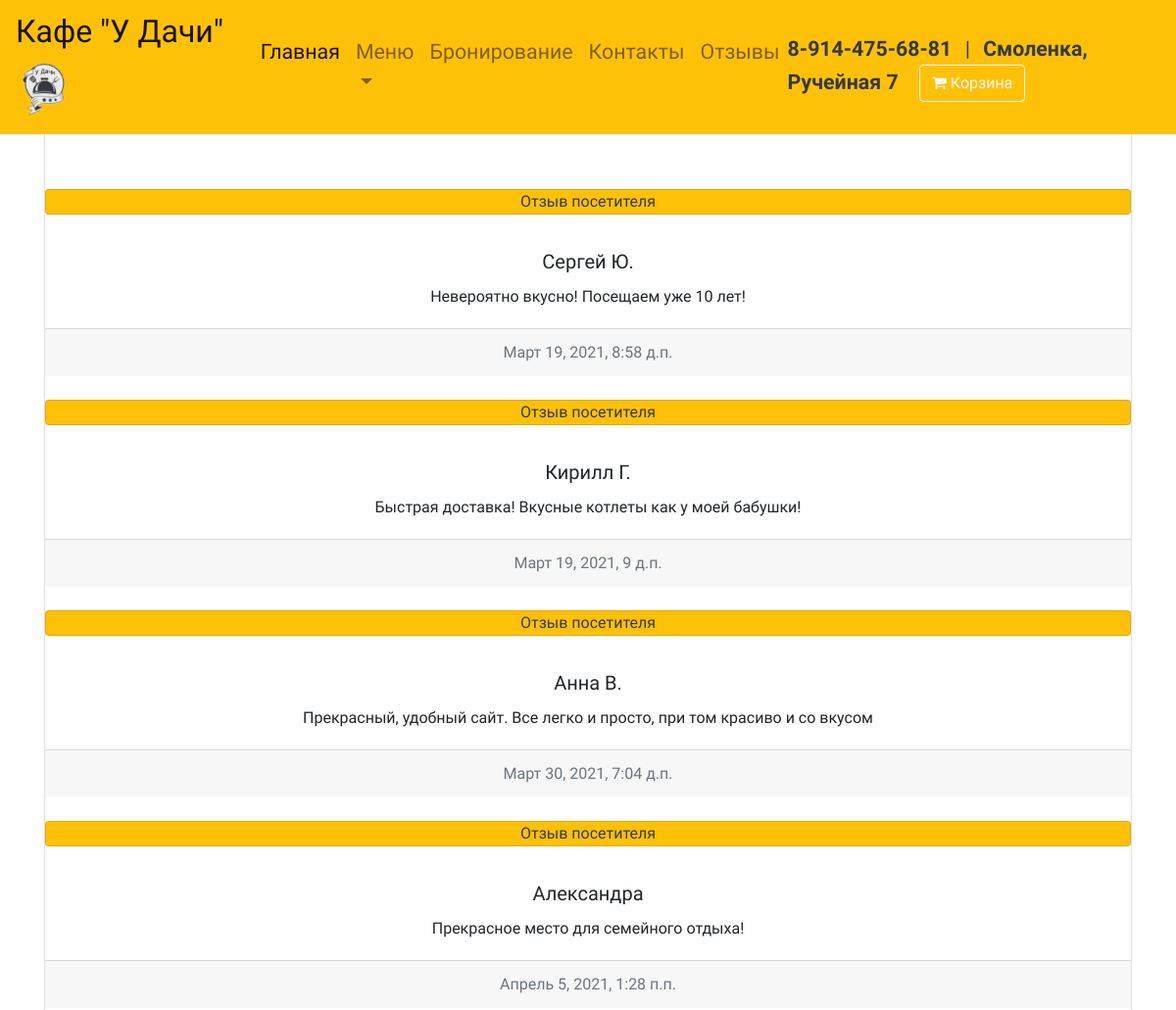
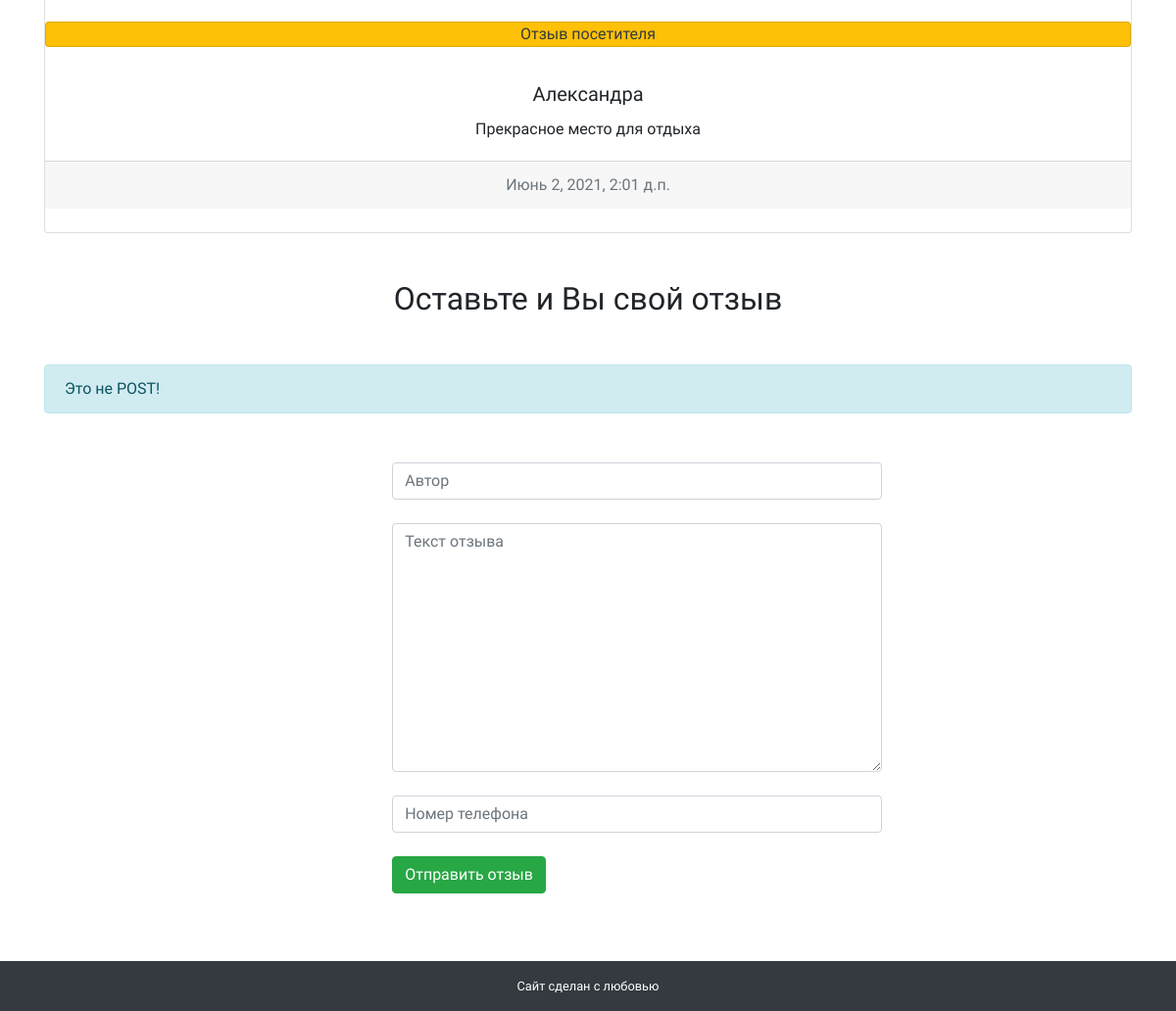
The app's page /ostavit_otziv/ with its own data (2 pictures, top to bottom).
### udachi/models.py (models this page shows, shortened)
class Otzivi(models.Model):
    class Meta:
        verbose_name = 'Отзыв'
        verbose_name_plural = 'Отзывы'
    avtor = models.CharField('Автор', max_length=255)
    otziv = models.TextField('Отзыв')
    telephone_avtora = models.CharField('Телефон автора', max_length=255)
    data_otziva = models.DateTimeField('Дата', auto_now_add=True)
    prosli_moderaziu = models.BooleanField('Модерацию прошли', default=False)

### udachi/views.py (the view)
# urls.py: path('ostavit_otziv/', ostavit_otziv, name='ostavit_otziv'),
def ostavit_otziv(request):
    if request.method == "POST":
        form = OstavitOtzivForm(request.POST)
        if form.is_valid():
            form.save(commit=True)
            return otziv(request, alert='Ваш отзыв успешно отправлен')
        else:
            return otziv(request, alert='По')
    else:
        return otziv(request, alert='Это не POST!')

### udachi/forms.py
class OstavitOtzivForm(ModelForm):
    class Meta:
        model = Otzivi
        fields = ['avtor', 'otziv', 'telephone_avtora']
        widgets = {"avtor": TextInput(attrs={
            'class': 'form-control', 'placeholder': 'Автор'}),
            "otziv": Textarea(attrs={
                'class': 'form-control', 'placeholder': 'Текст отзыва'}),
            "telephone_avtora": TextInput(attrs={
                'class': 'form-control', 'placeholder': 'Номер телефона'}),
        }

### udachi/cart.py (called while the page is built)
    def __len__(self):
        return sum(item['quantity'] for item in self.cart.values())

### udachi/context_processors.py (called while the page is built)
def cart(request):
    return {'cart': Cart(request)}

### udachi/views.py (called while the page is built)
def otziv(request, alert=None):
    forma_ostavit_otziv = OstavitOtzivForm()
    otzivi = Otzivi.objects.filter(prosli_moderaziu=True).order_by('data_otziva')
    return render(request, 'udachi/otziv.html', {
        'forma_ostavit_otziv': forma_ostavit_otziv,
        'alert': alert,
        'otzivi': otzivi,
    })

### udachi/templates/udachi/otziv.html (shortened to what this page needs)
{% extends 'udachi/base.html' %}
{% load static %}
{% load thumbnail %}
{% block Content %}
<br>
    <div class="col-12 col-sm-12 col-md-12 col-xl-12 col-lg-12 my-5">
<div class="container py-5">
    <div class="card text-center">
        <br>
    <br><br>
        {% for i_otziv in otzivi %}
  <div class="card text-dark bg-warning mb-3">
    Отзыв посетителя
  </div>
  <div class="card-body">
    <h5 class="card-title">{{ i_otziv.avtor }}</h5>
    <p class="card-text">{{ i_otziv.otziv }}</p>
  </div>
  <div class="card-footer text-muted">
    {{ i_otziv.data_otziva }}
  </div>
            <br>
        {% endfor %}
</div>
<h2 class="col-12 my-5 text-center">Оставьте и Вы свой отзыв</h2>
{% if alert %}
<div class="alert alert-info">{{ alert }}</div>
{% endif %}
<form method="post" action="{% url 'ostavit_otziv' %}">
    {{ forma_ostavit_otziv.avtor }} <br>
    {{ forma_ostavit_otziv.otziv }} <br>
    {{ forma_ostavit_otziv.telephone_avtora }} <br>
    <button type="submit" class="btn btn-success">Отправить отзыв</button>
</form>
<br>
    </div>
    </div>
{% endblock %}

### udachi/static/udachi/style.css (style rules this page uses)
body { font-family: 'Balsamiq Sans', cursive; }
form { margin-left: 32%; width: 500px; margin-top: 50px; }

### records on screen
Otzivi: avtor "Сергей Ю.", otziv "Невероятно вкусно! Посещаем уже 10 лет!", data_otziva "Март 19, 2021, 8:58 д.п."
Otzivi: avtor "Кирилл Г.", otziv "Быстрая доставка! Вкусные котлеты как у моей бабушки!", data_otziva "Март 19, 2021, 9 д.п."
Otzivi: avtor "Анна В.", otziv "Прекрасный, удобный сайт. Все легко и просто, при том красиво и со вкусом", data_otziva "Март 30, 2021, 7:04 д.п."
Otzivi: avtor "Александра", otziv "Прекрасное место для семейного отдыха!", data_otziva "Апрель 5, 2021, 1:28 п.п."
Otzivi: avtor "Александра", otziv "Прекрасное место для отдыха", data_otziva "Июнь 2, 2021, 2:01 д.п."

### other values on screen
{{ alert }} "Это не POST!"
